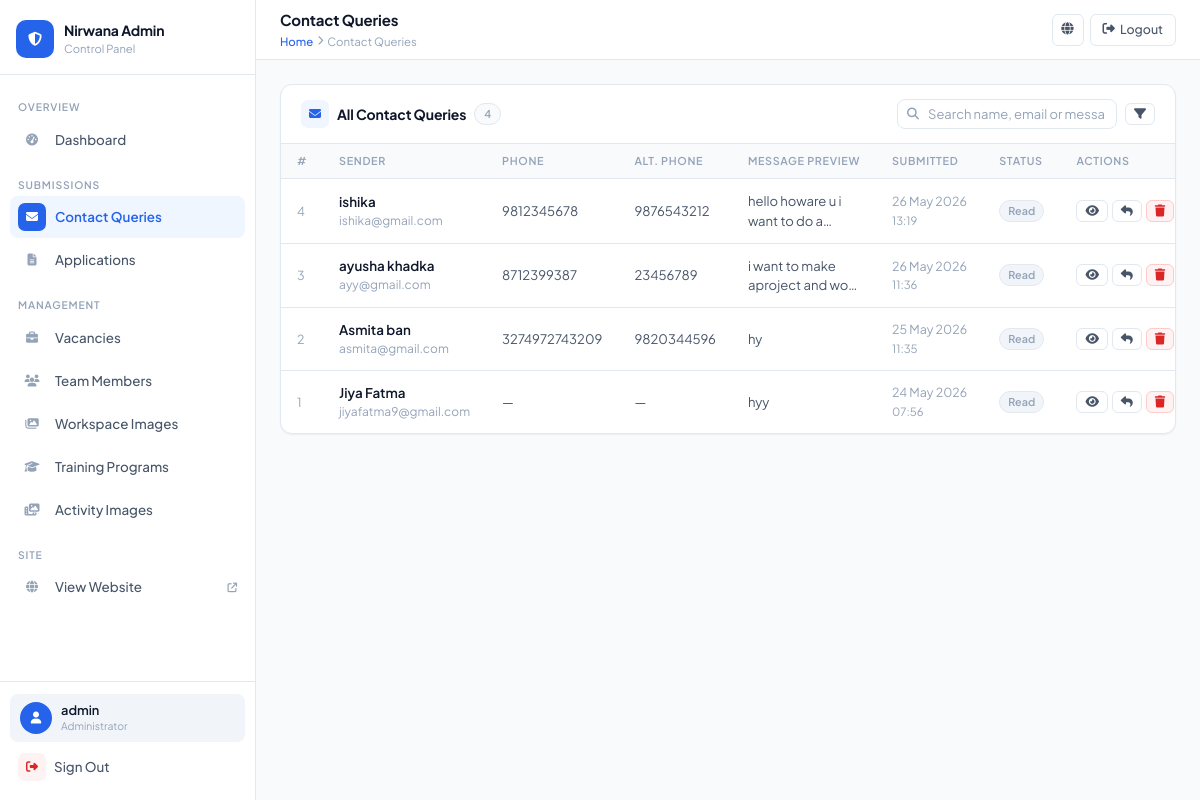
/myadmin/contacts/ (signed in), run on the app's committed database.
### app1/models.py (models this page shows, shortened)
class ContactSubmission(models.Model):
    name = models.CharField(max_length=200)
    email = models.EmailField()
    phone = models.CharField(max_length=20)
    alternate_phone = models.CharField(max_length=15, null=True, blank=True)
    message = models.TextField()
    submitted_at = models.DateTimeField(auto_now_add=True)
    is_read = models.BooleanField(default=False)
    class Meta:
        ordering = ['-submitted_at']
        verbose_name = 'Contact Submission'
        verbose_name_plural = 'Contact Submissions'

### app1/views.py (the view)
# urls.py: path('myadmin/contacts/',                 views.admin_contacts,          name='admin_contacts'),
@login_required(login_url='admin_login')
@user_passes_test(is_admin, login_url='admin_login')
def admin_contacts(request):
    q        = request.GET.get('q', '')
    contacts = ContactSubmission.objects.all()
    if q:
        contacts = contacts.filter(
            Q(name__icontains=q) | Q(email__icontains=q) | Q(message__icontains=q)
        )
    return render(request, 'app1/admin/contacts.html', {'contacts': contacts, 'q': q})

### app1/views.py (called while the page is built)
def is_admin(user):
    return user.is_authenticated and user.is_staff

### app1/templates/app1/admin/contacts.html (shortened to what this page needs)
{% extends 'app1/admin/base.html' %}
{% block page_title %}Contact Queries{% endblock %}
{% block breadcrumb %}
  <a href="{% url 'admin_dashboard' %}">Home</a>
  <i class="fas fa-chevron-right" style="font-size:0.6rem"></i>
  <span>Contact Queries</span>
{% endblock %}
{% block content %}
<div class="card">
  <div class="card-header">
    <div class="card-title">
      <span class="title-icon" style="background:#EFF6FF;color:var(--blue)"><i class="fas fa-envelope"></i></span>
      All Contact Queries
      <span style="background:var(--bg);border:1px solid var(--border);padding:2px 9px;border-radius:50px;font-size:0.68rem;color:var(--text-light);font-weight:600">
        {{ contacts|length }}
      </span>
    </div>
    <div style="display:flex;gap:0.5rem;align-items:center">
      <form method="GET" style="display:flex;gap:0.5rem;align-items:center">
        <div class="search-wrap">
          <input type="text" name="q" placeholder="Search name, email or message…" value="{{ q }}">
        </div>
        <button type="submit" class="btn btn-ghost btn-sm"><i class="fas fa-filter"></i></button>
      </form>
    </div>
  </div>
  <div class="card-body">
    {% if contacts %}
    <table>
      <thead>
        <tr>
          <th>#</th>
          <th>Sender</th>
          <th>Phone</th>
          <th>Alt. Phone</th>
          <th>Message Preview</th>
          <th>Submitted</th>
          <th>Status</th>
          <th>Actions</th>
        </tr>
      </thead>
      <tbody>
        {% for c in contacts %}
        <tr>
          <td style="color:var(--text-light);font-size:0.78rem;width:50px">{{ c.pk }}</td>
          <td>
            <div style="font-weight:600">{{ c.name }}</div>
            <div style="font-size:0.75rem;color:var(--text-light)">{{ c.email }}</div>
          </td>
          <td style="font-size:0.82rem;color:var(--text-mid)">
            {{ c.phone|default:"—" }}
          </td>
          <td style="font-size:0.82rem;color:var(--text-mid)">
            {{ c.alternate_phone|default:"—" }}
          </td>
          <td style="max-width:260px;font-size:0.82rem;color:var(--text-mid)">
            <span style="display:-webkit-box;-webkit-line-clamp:2;-webkit-box-orient:vertical;overflow:hidden">
              {{ c.message }}
            </span>
          </td>
          <td style="color:var(--text-light);font-size:0.78rem;white-space:nowrap">
            {{ c.submitted_at|date:"d M Y" }}<br>
            <span style="font-size:0.71rem">{{ c.submitted_at|date:"H:i" }}</span>
          </td>
          <td>
            {% if c.is_read %}
              <span class="badge read">Read</span>
            {% else %}
              <span class="badge unread"><i class="fas fa-circle" style="font-size:0.35rem"></i> New</span>
            {% endif %}
          </td>
          <td>
            <div class="action-group">
              <a href="{% url 'admin_contact_detail' c.pk %}" class="btn btn-ghost btn-sm" title="View details">
                <i class="fas fa-eye"></i>
              </a>
              <a href="mailto:{{ c.email }}" class="btn btn-ghost btn-sm" title="Reply by email">
                <i class="fas fa-reply"></i>
              </a>
              <a href="{% url 'admin_contact_delete' c.pk %}"
                 class="btn btn-danger btn-sm"
                 title="Delete"
                 onclick="return confirm('Delete contact from {{ c.name }}? This cannot be undone.')">
                <i class="fas fa-trash"></i>
              </a>
            </div>
          </td>
        </tr>
        {% endfor %}
      </tbody>
    </table>
    {% endif %}
  </div>
</div>
{% endblock %}

### app1/templates/app1/admin/base.html (shortened to what this page needs)
<!DOCTYPE html>
<html lang="en">
<head>
<link rel="stylesheet" href="https://cdnjs.cloudflare.com/ajax/libs/font-awesome/6.5.0/css/all.min.css">
</head>
<body>
<aside class="sidebar" id="sidebar">
  <div class="sidebar-top">
    <a href="{% url 'admin_dashboard' %}" class="brand">
      <div class="brand-mark"><i class="fas fa-shield-halved"></i></div>
      <div class="brand-info">
        <div class="name">Nirwana Admin</div>
        <div class="sub">Control Panel</div>
      </div>
    </a>
  </div>
  <nav class="sidebar-nav">
    <div class="nav-section">
      <span class="nav-label">Overview</span>
      <a href="{% url 'admin_dashboard' %}" class="nav-link {% if request.resolver_match.url_name == 'admin_dashboard' %}active{% endif %}">
        <span class="nav-icon"><i class="fas fa-gauge-high"></i></span>
        <span class="nav-text">Dashboard</span>
      </a>
    </div>
    <div class="nav-section">
      <span class="nav-label">Submissions</span>
      <a href="{% url 'admin_contacts' %}" class="nav-link {% if 'contact' in request.resolver_match.url_name %}active{% endif %}">
        <span class="nav-icon"><i class="fas fa-envelope"></i></span>
        <span class="nav-text">Contact Queries</span>
      </a>
      <a href="{% url 'admin_applications' %}" class="nav-link {% if 'application' in request.resolver_match.url_name %}active{% endif %}">
        <span class="nav-icon"><i class="fas fa-file-lines"></i></span>
        <span class="nav-text">Applications</span>
      </a>
    </div>
    <div class="nav-section">
      <span class="nav-label">Management</span>
      <a href="{% url 'admin_vacancies' %}" class="nav-link {% if 'vacanc' in request.resolver_match.url_name %}active{% endif %}">
        <span class="nav-icon"><i class="fas fa-briefcase"></i></span>
        <span class="nav-text">Vacancies</span>
      </a>
      <a href="{% url 'admin_team_members' %}" class="nav-link {% if 'team' in request.resolver_match.url_name %}active{% endif %}">
        <span class="nav-icon"><i class="fas fa-users"></i></span>
        <span class="nav-text">Team Members</span>
      </a>
      <a href="{% url 'admin_workspace_images' %}" class="nav-link {% if 'workspace' in request.resolver_match.url_name %}active{% endif %}">
        <span class="nav-icon"><i class="fas fa-images"></i></span>
        <span class="nav-text">Workspace Images</span>
      </a>
      <a href="{% url 'admin_training_programs' %}" class="nav-link {% if 'training' in request.resolver_match.url_name %}active{% endif %}">
        <span class="nav-icon"><i class="fas fa-graduation-cap"></i></span>
        <span class="nav-text">Training Programs</span>
      </a>
      <a href="{% url 'admin_activity_images' %}" class="nav-link {% if 'activity' in request.resolver_match.url_name %}active{% endif %}">
        <span class="nav-icon"><i class="fas fa-photo-film"></i></span>
        <span class="nav-text">Activity Images</span>
      </a>
    </div>
    <div class="nav-section">
      <span class="nav-label">Site</span>
      <a href="{% url 'home' %}" class="nav-link" target="_blank">
        <span class="nav-icon"><i class="fas fa-globe"></i></span>
        <span class="nav-text">View Website</span>
        <i class="fas fa-arrow-up-right-from-square" style="font-size:0.6rem;color:var(--text-light)"></i>
      </a>
    </div>
  </nav>
  <div class="sidebar-bottom">
    <div class="user-card">
      <div class="user-avatar"><i class="fas fa-user"></i></div>
      <div>
        <div class="user-name">{{ request.user.username }}</div>
        <div class="user-role">Administrator</div>
      </div>
    </div>
    <a href="{% url 'admin_logout' %}" class="logout-link">
      <i class="fas fa-right-from-bracket"></i>
      Sign Out
    </a>
  </div>
</aside>
<div class="main">
  <header class="topbar">
    <div class="topbar-left">
      <div>
        <div class="page-title">{% block page_title %}Dashboard{% endblock %}</div>
        <div class="breadcrumb">{% block breadcrumb %}<a href="{% url 'admin_dashboard' %}">Home</a>{% endblock %}</div>
      </div>
    </div>
    <div class="topbar-right">
      <a href="{% url 'home' %}" target="_blank" class="topbar-btn icon-only" title="View Site">
        <i class="fas fa-globe"></i>
      </a>
      <a href="{% url 'admin_logout' %}" class="topbar-btn">
        <i class="fas fa-right-from-bracket"></i>
        <span>Logout</span>
      </a>
    </div>
  </header>
  <main class="content">
    {% block content %}{% endblock %}
  </main>
</div>
</body>
</html>

### data on the page
ContactSubmission: pk "4", name "ishika", email "ishika@gmail.com", phone "9812345678", alternate_phone "9876543212", message "hello howare u i want to do…", submitted_at "26 May 2026", submitted_at "13:19", is_read "Read"
ContactSubmission: pk "3", name "ayusha khadka", email "ayy@gmail.com", phone "8712399387", alternate_phone "23456789", message "i want to make aproject and…", submitted_at "26 May 2026", submitted_at "11:36", is_read "Read"
ContactSubmission: pk "2", name "Asmita ban", email "asmita@gmail.com", phone "3274972743209", alternate_phone "9820344596", message "hy", submitted_at "25 May 2026", submitted_at "11:35", is_read "Read"
ContactSubmission: pk "1", name "Jiya Fatma", email "jiyafatma9@gmail.com", phone "—", alternate_phone "—", message "hyy", submitted_at "24 May 2026", submitted_at "07:56", is_read "Read"

### other printed values
{{ request.user.username }} "admin"
{{ contacts|length }} "4"
